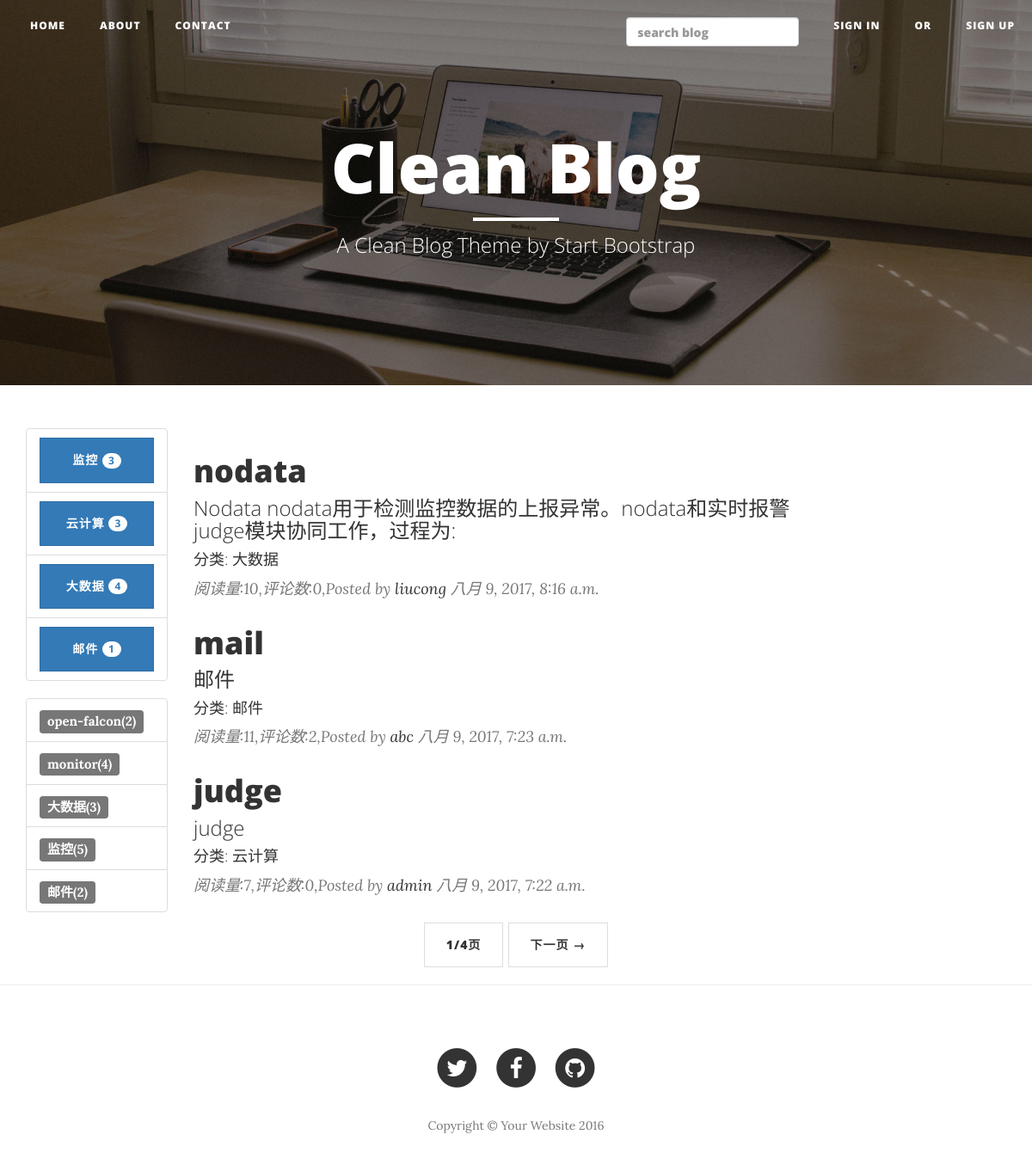
The app's page /, older data.
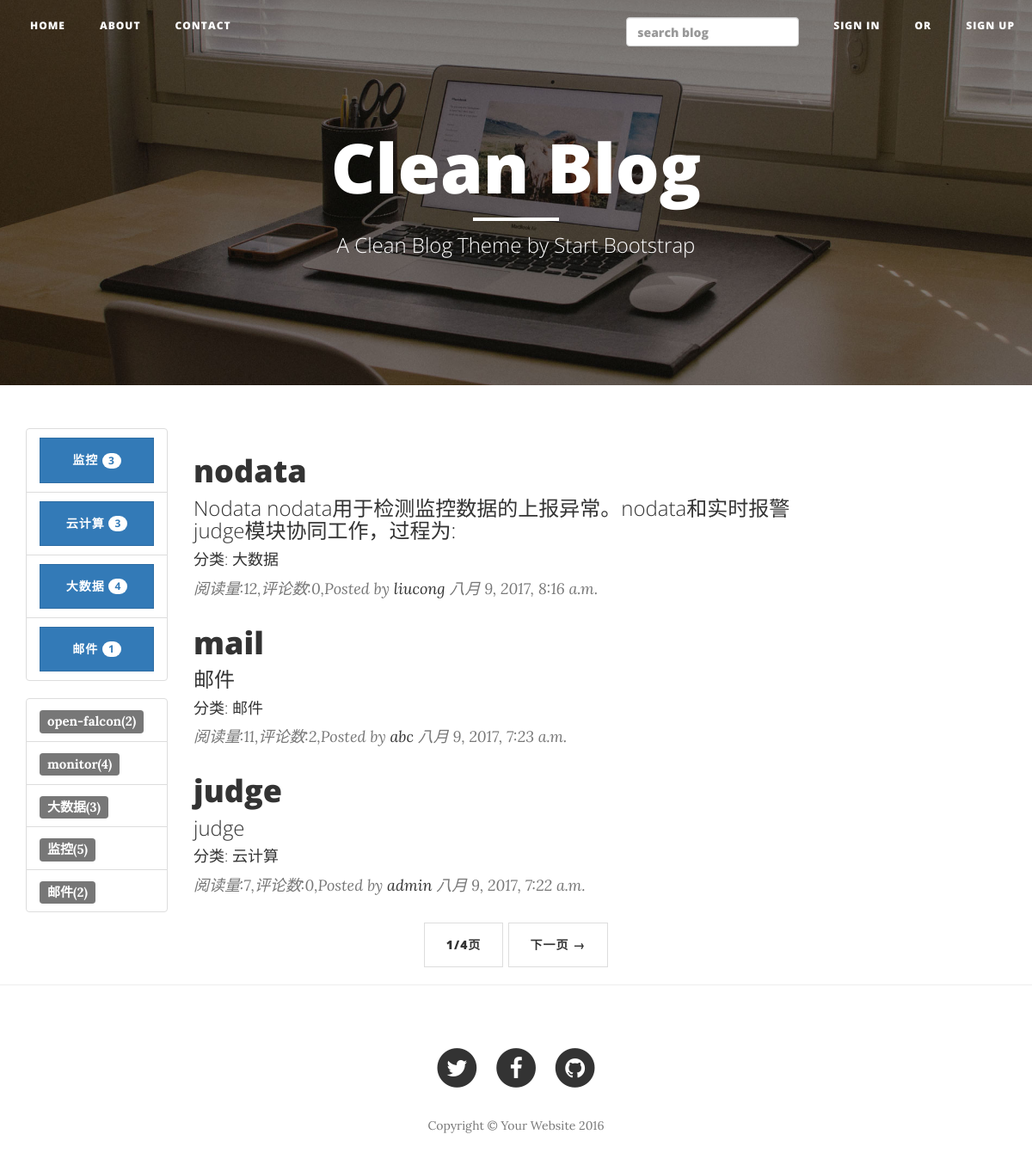
The same page, newer data.
### blog/models.py (models this page shows, shortened)
class Article(models.Model):
    title = models.CharField(max_length=255)
    abstract = models.CharField(max_length=255,blank=True)
    content = models.TextField()
    create_time = models.DateTimeField(auto_now_add=True)
    modify_time = models.DateTimeField(auto_now_add=True)
    author = models.ForeignKey(Author,on_delete=models.CASCADE)
    tags = models.ManyToManyField(Tag,blank=True)
    category = models.ForeignKey(Category,on_delete=models.CASCADE)
    read_count = models.PositiveIntegerField(default=0)
    def get_absolute_url(self):
        return reverse("blog:detail",kwargs={'pk':self.pk})

class Category(models.Model):
    name = models.CharField(max_length=255)
    def __unicode__(self):
        return self.name

class Author(models.Model):
    name  = models.CharField(max_length=255)
    password = models.CharField(max_length=255)
    email = models.EmailField()

### blog/views.py (the view)
# urls.py: url(r'^$', views.index,name="index"),
def index(request):
    article_list = Article.objects.all().order_by('-create_time')
    paginator = Paginator(article_list,3)
    page = request.GET.get('page')
    try:
        pager = paginator.page(page)
    except PageNotAnInteger:
        pager = paginator.page(1)
    return render(request,'blog/index.html',context={'pager':pager})

### blog/models.py (called while the page is built)
    def __unicode__(self):
        return self.name

### blog/templatetags/tags.py (called while the page is built)
@register.simple_tag
def get_categories():
    return Category.objects.all()

@register.simple_tag
def get_tags():
    return Tag.objects.annotate(num_articles=Count('article')).filter(num_articles__gt=0)

### blog/templates/blog/index.html (shortened to what this page needs)
{% extends 'blog/base.html' %}
{% load tags %}
{% block header %}
    <header class="intro-header bg-img">
        <div class="container">
            <div class="row">
                <div class="col-lg-8 col-lg-offset-2 col-md-10 col-md-offset-1">
                    <div class="site-heading">
                        <h1>Clean Blog</h1>
                        <hr class="small">
                        <span class="subheading">A Clean Blog Theme by Start Bootstrap</span>
                    </div>
                </div>
            </div>
        </div>
    </header>
{% endblock header %}
{% block main %}
    <div class="col-lg-8 col-md-10">
    {% for article in pager.object_list %}
        <div class="post-preview">
            <a href="{{ article.get_absolute_url }}">
                <h2 class="post-title">
                    {{ article.title }}
                </h2>
                <h3 class="post-subtitle">
                    {{ article.abstract }}
                </h3>
                <h4 class="post-subtitle">
                    分类: {{ article.category }}
                </h4>
            </a>
            <p class="post-meta">阅读量:{{ article.read_count }},评论数:{{ article.comment_set.count }},Posted by <a href="#">{{ article.author.name }}</a> {{ article.create_time }}</p>
        </div>
    {% empty %}
        <div class="post-preview">
            暂时还没有发布的文章!
        </div>
        <hr>
        {% endfor %}
        <ul class="pager">
            <li>
                <a href="#">{{ pager.number }}/{{ pager.paginator.num_pages }}页</a>
            </li>
            {% if pager.has_next %}
            <li>
                <a href="?page={{ pager.next_page_number }}">下一页 &rarr;</a>
            </li>
            {% endif %}
        </ul>
     </div>
{% endblock main %}

Row changes from the older to the newer data that the page shows:
changed Article "nodata": read_count "10" → "12"
